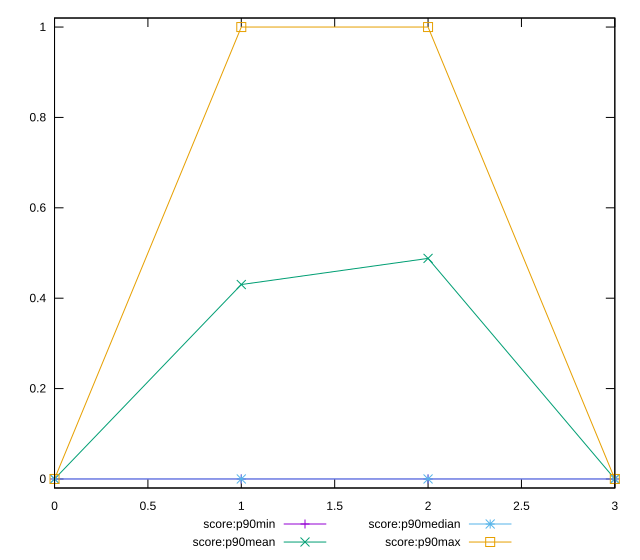

Recreate this plot in gnuplot.
reset

$scoreP90Min <<EOF
0 0
1 0
2 0
3 0
EOF

$scoreP90Mean <<EOF
0 0
1 0.43023255813953487
2 0.4880952380952381
3 0
EOF

$scoreP90Median <<EOF
0 0
1 0
2 0
3 0
EOF

$scoreP90Max <<EOF
0 0
1 1
2 1
3 0
EOF

set key outside below
set xrange [0:3]
set yrange [-0.02:1.02]
set trange [-0.02:1.02]
set terminal svg size 640, 560 enhanced background rgb 'white'
set output "reports/report_00028_2021-02-24T12-49-42.674Z/third-party-summary/progression/score.svg"

plot $scoreP90Min title "score:p90min" with linespoints, \
     $scoreP90Mean title "score:p90mean" with linespoints, \
     $scoreP90Median title "score:p90median" with linespoints, \
     $scoreP90Max title "score:p90max" with linespoints

reset
